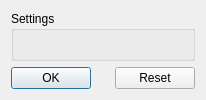
<?xml version="1.0" encoding="UTF-8"?>
<ui version="4.0">
 <class>Prefs</class>
 <widget class="QDialog" name="prefs_dialog">
  <property name="modal">
   <bool>true</bool>
  </property>
  <!--property name="minimumSize">
   <size>
    <width>450</width>
    <height>300</height>
   </size>
  </property-->
  <property name="windowTitle">
   <string>Set Preferences</string>
  </property>
  <layout class="QGridLayout" name="prefs_grid">
   <item row="0" column="0" rowspan="1" colspan="5">
    <widget class="QGroupBox" name="prefs_group">
     <property name="flat">
      <bool>true</bool>
     </property>
     <property name="title">
      <string>Settings</string>
     </property>
    </widget>
   </item>
   <item row="1" column="0" rowspan="1" colspan="1">
    <widget class="QPushButton" name="enter">
     <property name="text">
      <string>OK</string>
     </property>
    </widget>
   </item>
   <item row="1" column="4" rowspan="1" colspan="1">
    <widget class="QPushButton" name="reset">
     <property name="text">
      <string>Reset</string>
     </property>
    </widget>
   </item>
  </layout>
 </widget>
 <resources/>
 <connections/>
 <slots/>
</ui>
